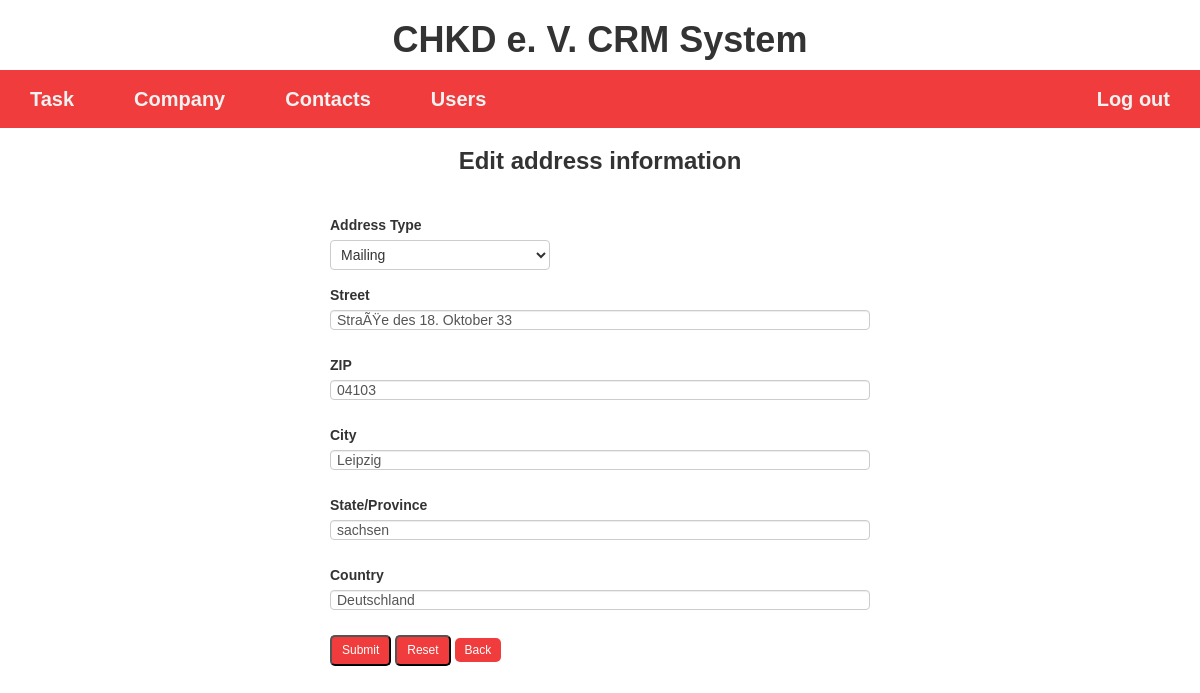
Page /content/edit_person_address.php?person_id=4&address_id=24 on the committed database.
### tables this page shows
CREATE TABLE IF NOT EXISTS `address` (
  `address_id` INT(11) NOT NULL AUTO_INCREMENT,
  `type` ENUM('Invoice', 'Shipping', 'Site', 'Mailing') NOT NULL,
  `street` VARCHAR(100) NOT NULL,
  `city` VARCHAR(100) NOT NULL,
  `state` VARCHAR(30) NOT NULL,
  `zip` VARCHAR(10) NOT NULL,
  `country` VARCHAR(40) NOT NULL,
  PRIMARY KEY (`address_id`));

CREATE TABLE IF NOT EXISTS `person` (
  `person_id` INT(11) NOT NULL AUTO_INCREMENT,
  `first_name` VARCHAR(45) NOT NULL,
  `last_name` VARCHAR(45) NOT NULL,
  `media_type` ENUM('German media', 'Chinese media', 'Foreign media', ' Not media') NOT NULL,
  `magazine_sub` TINYINT NOT NULL,
  `newsletter_sub` TINYINT NOT NULL,
  `birthday` DATE NULL,
  `priority` ENUM('High', 'Medium', 'Low', 'None') NOT NULL,
  `p_remark` TEXT NULL,
  `p_date_added` DATETIME NOT NULL DEFAULT NOW(),
  `p_tel` VARCHAR(20) NULL,
  `fax` VARCHAR(20) NULL,
  `mobile` VARCHAR(20) NOT NULL  ,
  `p_email` VARCHAR(150) NOT NULL  ,
  `wechat` VARCHAR(50) NULL  ,
  PRIMARY KEY (`person_id`));

### content/edit_person_address.php (the view, shortened to what this page needs)
<?php
  require_once('../conn.php');
  $person_id = isset($_GET['person_id'])? $_GET['person_id'] : '';
  $address_id = isset($_GET['address_id'])? $_GET['address_id'] : '';
  $sql = "SELECT * FROM person natural join address natural join person_address where person_id = '$person_id' AND address_id = '$address_id' ";
  $result = mysqli_query($conn, $sql);
  $row = mysqli_fetch_assoc($result);
?>
<?php include_once ('../page/head.php') ?>
<h1 style="text-align: center; font-weight:bolder;">CHKD e. V. CRM System</h1>
<?php include_once ('../page/menu.php') ?>
<h3 style="text-align: center; font-weight:bolder;"><b> Edit address information</b></h3>
<form method="post" action="update_person_address.php" class="wrapper1">
  <div class="form-group">
    <label>Address Type</label>
    <br>
    <select name="type" value="<?php echo $row['type']; ?>">
      <option value="Mailing" <?php if($row['type'] == 'Mailing') echo 'selected="selected"'; ?>>Mailing</option>
    </select>
  </div>
  <div class="form-group">
    <label>Street</label>
    <input type="text" name="street" class="form-control" value="<?php echo isset ($row['street'])?$row['street']:''; ?>">
  </div>
  <div class="form-group">
    <label>ZIP</label>
    <input type="text" name="zip" class="form-control" value="<?php echo isset ($row['zip'])?$row['zip']:''; ?>">
  </div>
  <div class="form-group">
    <label>City</label>
    <input type="text" name="city" class="form-control" value="<?php echo isset ($row['city'])?$row['city']:''; ?>">
  </div>
  <div class="form-group">
    <label>State/Province</label>
    <input type="text" name="state" class="form-control" value="<?php echo isset ($row['state'])?$row['state']:''; ?>">
  </div>
  <div class="form-group">
    <label>Country</label>
    <input type="text" name="country" class="form-control" value="<?php echo isset ($row['country'])?$row['country']:''; ?>">
  </div>
  <div class="form-group">
    <input type="submit" name="submit" class="btnsml" value="Submit">
    <input type="reset" class="btnsml" value="Reset">
    <a href="person_address.php?person_id=<?php echo $row['person_id']?>" class="btnsml">Back</a>
  </div>
</form>

### page/head.php (style rules this page uses)
.wrapper1 { width: 600px; padding: 30px; margin-left: auto; margin-right: auto; }
body { margin:0; font-family: Arial, Helvetica, sans-serif; }
.btnsml { -webkit-border-radius: 10; -moz-border-radius: 10; border-radius: 5px; font-family: Arial; color: #ffffff; font-size: 12px; background: #f03c3c; padding: 5px 10px 5px 10px; text-decoration: none; }

### rows in the picture
address: type "Mailing"
person: street "StraÃŸe des 18. Oktober 33", zip "04103", city "Leipzig", state "sachsen", country "Deutschland"
